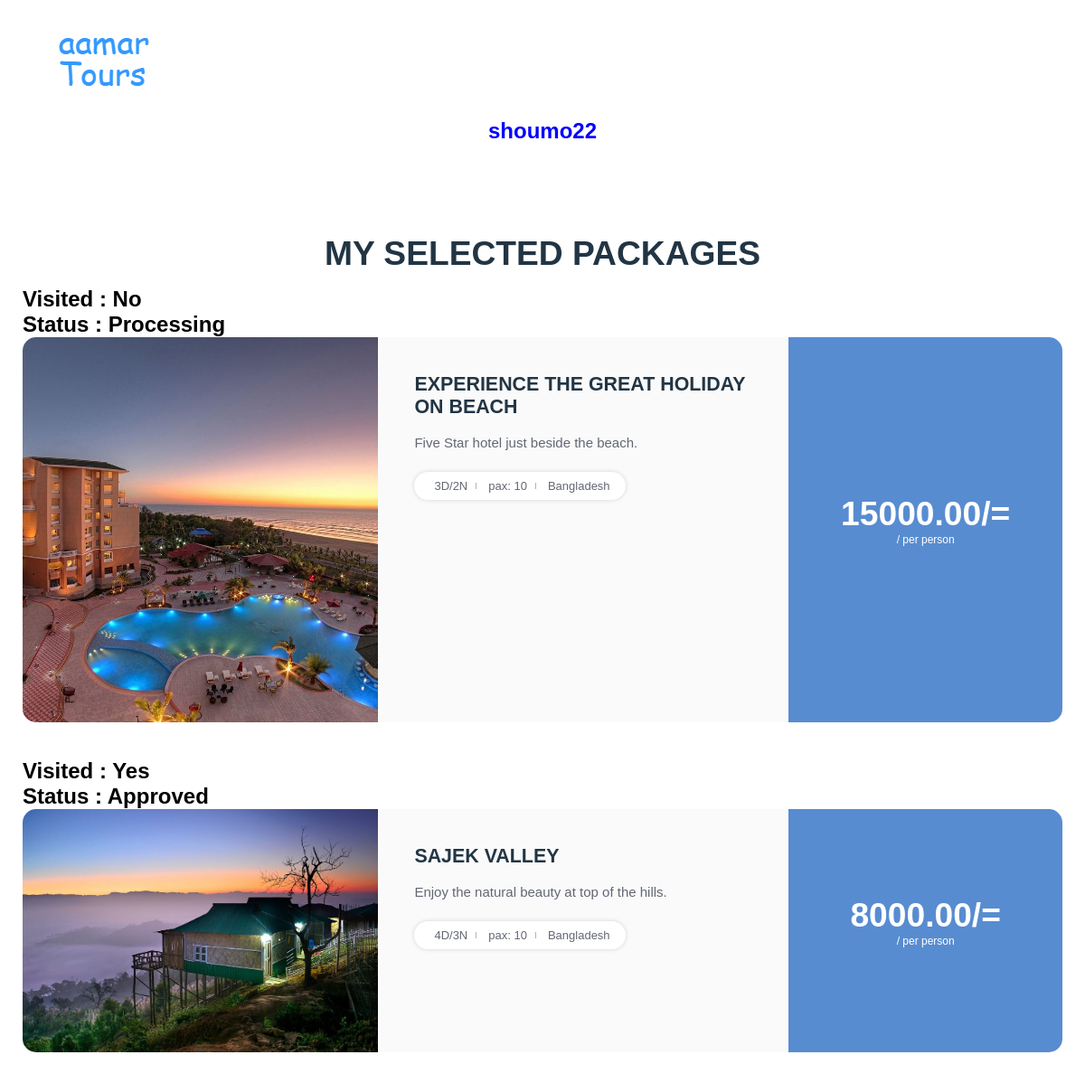
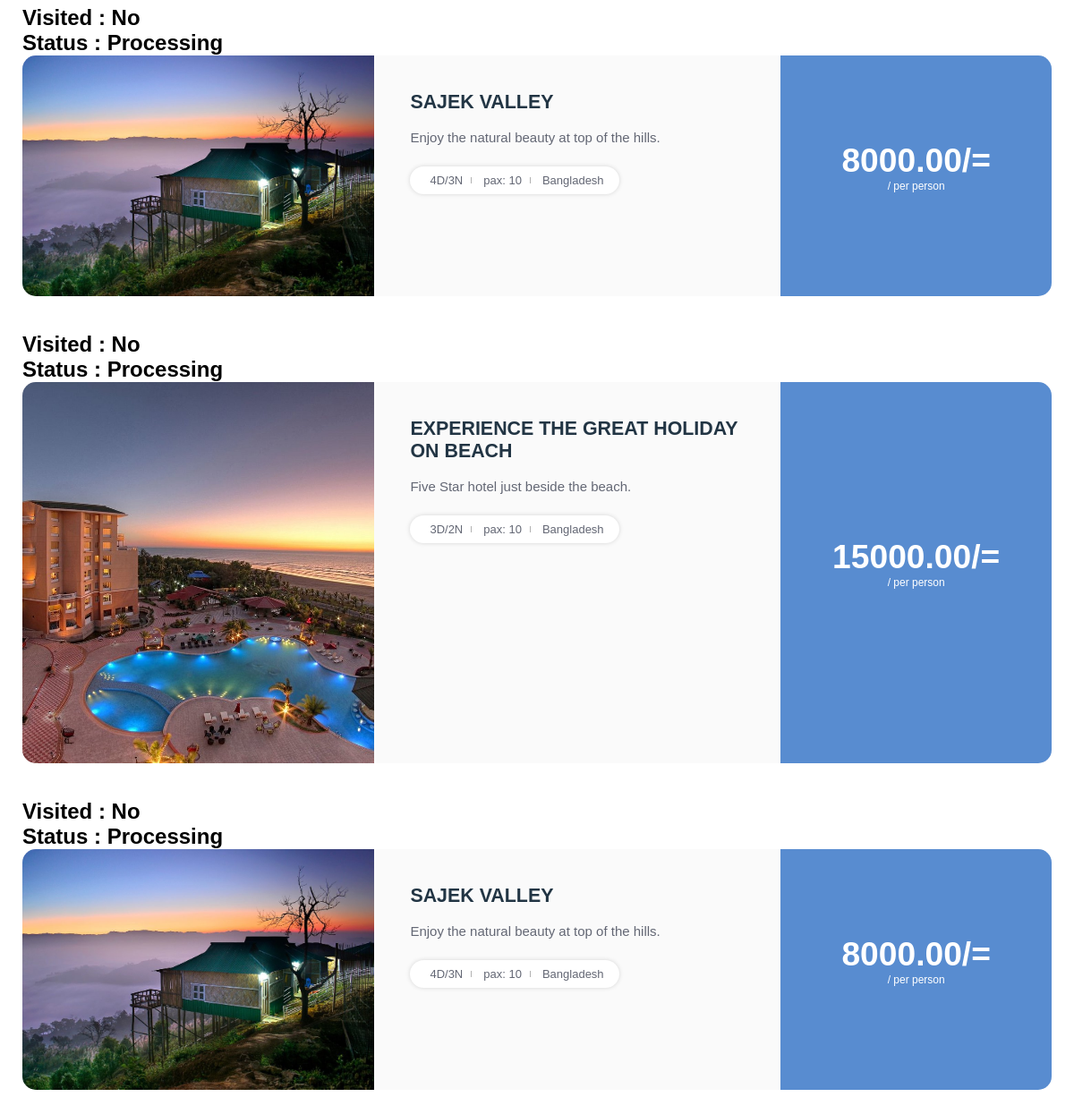
/profile/ (signed in), run on the app's committed database (2 pictures, top to bottom).
### accounts/models.py (models this page shows, shortened)
class Tourist(models.Model):
    user = models.ForeignKey(User, on_delete=models.CASCADE)
    package = models.ForeignKey(Package, on_delete=models.CASCADE)
    is_visit = models.BooleanField(default=False)
    approved = models.IntegerField(default=0)

class Package(models.Model):
    title = models.CharField(max_length=255)
    describtion = models.CharField(max_length=255)
    duration = models.CharField(max_length=255)
    numberOfPeople = models.CharField(max_length=255)
    cost = models.DecimalField(max_digits=12, decimal_places=2)
    country = models.CharField(max_length=255, default='Bangladesh')
    is_visit = models.BooleanField(default=False)
    image = models.ImageField(upload_to='images/')

### accounts/views.py (the view)
# urls.py: path('profile/', views.Profile, name="profilepage"),
def Profile(request):
    if not request.user.is_authenticated:
        return render(request, 'accounts/home.html',{'name': 'Home page','error':'Please login first!'})
    else:
        naam = request.user.username
        cur_user = User.objects.get(username=naam)
        all_place = Tourist.objects.filter(user__username=naam)
        return render(request, 'accounts/profile.html',{'name': 'Profile page', 'user': cur_user, 'places': all_place})

### accounts/templates/accounts/profile.html (shortened to what this page needs)
<!DOCTYPE html>
<html lang="en">
  <head>
    {% load static %}
    <link rel="stylesheet" href="{% static 'styles1.css' %}" />
  </head>
  <body>
    <div>
        <p><a href="{% url 'homepage' %}">
            <img src="{% static 'logo.png' %}" alt="Aamar Tours" >
            </a></p>
    </div>
    <h2 align="center" style="padding-top: 10px; color:blue">{{ user.username }}</h2>
    <section class="package" id="package">
        <div class="container">
          {% if places %}
          <h2 class="h2 section-title">My Selected Packages</h2>
          <ul class="package-list">
          {% for p in places.all %}
            {% if p.is_visit %}
            <h1>Visited : Yes</h1>
            {% else %}
            <h1>Visited : No</h1>
            {% endif %}
            {% if p.approved == 0 %}
            <h1>Status : Processing</h1>
            {% elif p.approved == 1 %}
            <h1>Status : Approved</h1>
            {% else %}
            <h1>Status : Rejected</h1>
            {% endif %}
            <li>
              <div class="package-card">
                <figure class="card-banner">
                  <img src="{{ p.package.image.url }}" alt="Experience The Great Holiday On Beach">
                </figure>
                <div class="card-content">
                  <h3 class="h3 card-title">{{p.package.title}}</h3>
                  <p class="card-text">
                    {{p.package.describtion}}
                  </p>
                  <ul class="card-meta-list">
                    <li class="card-meta-item">
                      <div class="meta-box">
                        <p class="text">{{p.package.duration}}</p>
                      </div>
                    </li>
                    <li class="card-meta-item">
                      <div class="meta-box">
                        <p class="text">pax: {{p.package.numberOfPeople}}</p>
                      </div>
                    </li>
                    <li class="card-meta-item">
                      <div class="meta-box">
                        <p class="text">{{p.package.country}}</p>
                      </div>
                    </li>
                  </ul>
                </div>
                <div class="card-price">
                  <p class="price">
                    {{p.package.cost}}/=
                    <span>/ per person</span>
                  </p>
                </div>
              </div>
            </li>
            {% endfor %}
          </ul>
          {% else %}
          <h1 align="center" style="padding-top: 10px; color:rgb(186, 14, 31)">No selected package</h1>
          {% endif %}
        </div>
      </section>
  </body>
</html>

### static/styles1.css (style rules this page uses)
:root { --united-nations-blue: hsl(214, 56%, 58%); --bright-navy-blue: hsl(214, 57%, 51%); --spanish-gray: hsl(0, 0%, 60%); --black-coral: hsl(225, 8%, 42%); --oxford-blue: hsl(208, 97%, 12%); --yale-blue: hsl(214, 72%, 33%); --blue-ncs: hsl(197, 100%, 36%); --gunmetal: hsl(206, 34%, 20%); --gainsboro: hsl(0, 0%, 88%); --cultured: hsl(0, 0%, 98%); --white: hsl(0, 0%, 100%); --black: hsl(0, 0%, 0%); --onyx: hsl(0, 0%, 25%); --jet: hsl(0, 0%, 20%); --ff-poppins: "Poppins", sans-serif; --ff-montserrat: "Montserrat", sans-serif; --fs-1: calc(20px + 3.5vw); --fs-2: calc(18px + 1.6vw); --fs-3: calc(16px + 0.45vw); --fs-4: 15px; --fs-5: 14px; --fs-6: 13px; --fs-7: 12px; --fs-8: 11px; --fw-500: 500; --fw-600: 600; --fw-700: 700; --fw-800: 800; --transition: 0.25s ease-in-out; --section-padding: 60px; --radius-15: 15px; --radius-25: 25px; }
*, *::before, *::after { margin: 0; padding: 0; box-sizing: border-box; }
li { list-style: none; }
a { text-decoration: none; }
a, img, span, input, label, button, ion-icon { display: block; }
html { font-family: var(--ff-poppins); scroll-behavior: smooth; }
body { background: var(--white); }
.container { padding-inline: 15px; }
.h1, .h2, .h3 { font-weight: var(--fw-800); font-family: var(--ff-montserrat); text-transform: uppercase; }
.h2, .h3 { color: var(--gunmetal); }
.h2 { font-size: var(--fs-2); }
.h3 { font-size: var(--fs-3); font-weight: var(--fw-700); }
.section-title { margin-bottom: 15px; }
.card-text { color: var(--black-coral); font-size: var(--fs-5); }
.package { padding-block: var(--section-padding); }
.package-list { margin-bottom: 40px; }
.package-list > li:not(:last-child) { margin-bottom: 30px; }
.package-card { background: var(--cultured); overflow: hidden; border-radius: 15px; }
.package-card .card-banner { height: 250px; }
.package-card .card-banner img { width: 100%; height: 100%; object-fit: cover; }
.package-card .card-content { padding: 30px 20px; }
.package-card .card-title { margin-bottom: 15px; }
.package-card .card-text { line-height: 1.6; margin-bottom: 20px; }
.card-meta-list { background: var(--white); max-width: max-content; display: flex; flex-wrap: wrap; justify-content: center; align-items: center; padding: 8px; box-shadow: 0 0 5px hsla(0, 0%, 0%, 0.15); border-radius: 50px; }
.card-meta-item { position: relative; }
.card-meta-item:not(:last-child)::after { content: ""; position: absolute; top: 4px; right: -1px; bottom: 4px; width: 1px; background: hsla(0, 0%, 0%, 0.3); }
.meta-box { display: flex; justify-content: center; align-items: center; gap: 5px; padding-inline: 9px; color: var(--black-coral); font-size: var(--fs-8); }
.package-card .card-price { background: var(--united-nations-blue); color: var(--white); padding: 25px 20px; text-align: center; }
.package-card .price { font-size: var(--fs-2); font-family: var(--ff-montserrat); font-weight: var(--fw-800); margin-bottom: 20px; }
.package-card .price span { font-size: var(--fs-7); font-weight: initial; }
@media (min-width: 580px) { .container { max-width: 580px; margin-inline: auto; } }
@media (min-width: 580px) { section:not(.cta) :is(.section-subtitle, .section-title, .section-text) { text-align: center; } }
@media (min-width: 580px) { .card-text { --fs-5: 15px; } }
@media (min-width: 768px) { :root { --fs-5: 15px; } }
@media (min-width: 768px) { .container { max-width: 800px; } }
@media (min-width: 768px) { .package-list { margin-bottom: 50px; } }
@media (min-width: 768px) { .package-list > li:not(:last-child) { margin-bottom: 40px; } }
@media (min-width: 768px) { .package-card { display: grid; grid-template-columns: 1.3fr 1.5fr 1fr; } }
@media (min-width: 768px) { .package-card .card-banner { height: 100%; } }
@media (min-width: 768px) { .package-card .card-content { padding: 40px; } }
@media (min-width: 768px) { .package-card .card-price { display: grid; place-content: center; } }
@media (min-width: 992px) { .container { max-width: 1050px; } }
@media (min-width: 992px) { .meta-box { --fs-8: 13px; } }
@media (min-width: 1200px) { :root { --section-padding: 100px; } }
@media (min-width: 1200px) { .container { max-width: 1180px; } }

### data on the page
Tourist: is_visit "Visited : No", approved "Status : Processing", package.image (picture), package "EXPERIENCE THE GREAT HOLIDAY ON BEACH", package.describtion "Five Star hotel just beside the beach.", package.duration "3D/2N", package.numberOfPeople "10", package.country "Bangladesh", package.cost "15000.00"
Tourist: is_visit "Visited : Yes", approved "Status : Approved", package.image (picture), package "SAJEK VALLEY", package.describtion "Enjoy the natural beauty at top of the hills.", package.duration "4D/3N", package.numberOfPeople "10", package.country "Bangladesh", package.cost "8000.00"
Tourist: is_visit "Visited : No", approved "Status : Processing", package.image (picture), package "SAJEK VALLEY", package.describtion "Enjoy the natural beauty at top of the hills.", package.duration "4D/3N", package.numberOfPeople "10", package.country "Bangladesh", package.cost "8000.00"
Tourist: is_visit "Visited : No", approved "Status : Processing", package.image (picture), package "EXPERIENCE THE GREAT HOLIDAY ON BEACH", package.describtion "Five Star hotel just beside the beach.", package.duration "3D/2N", package.numberOfPeople "10", package.country "Bangladesh", package.cost "15000.00"
Tourist: is_visit "Visited : No", approved "Status : Processing", package.image (picture), package "SAJEK VALLEY", package.describtion "Enjoy the natural beauty at top of the hills.", package.duration "4D/3N", package.numberOfPeople "10", package.country "Bangladesh", package.cost "8000.00"

### other printed values
{{ user.username }} "shoumo22"
